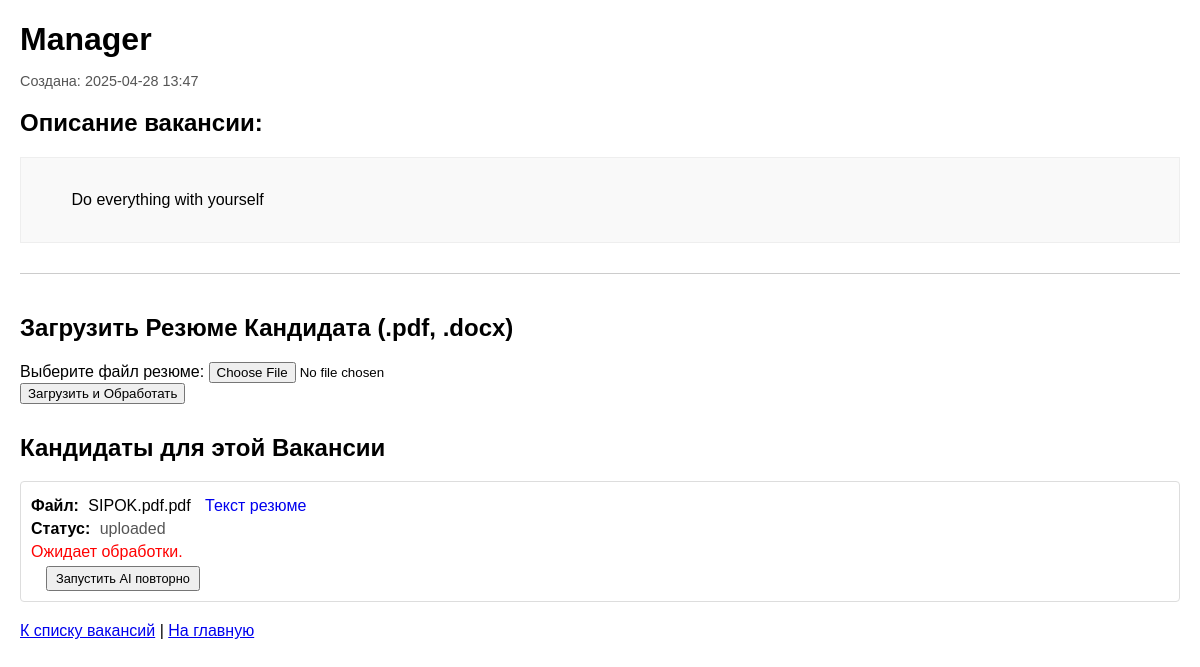
The app's page /jobs/2 (signed in), older data.
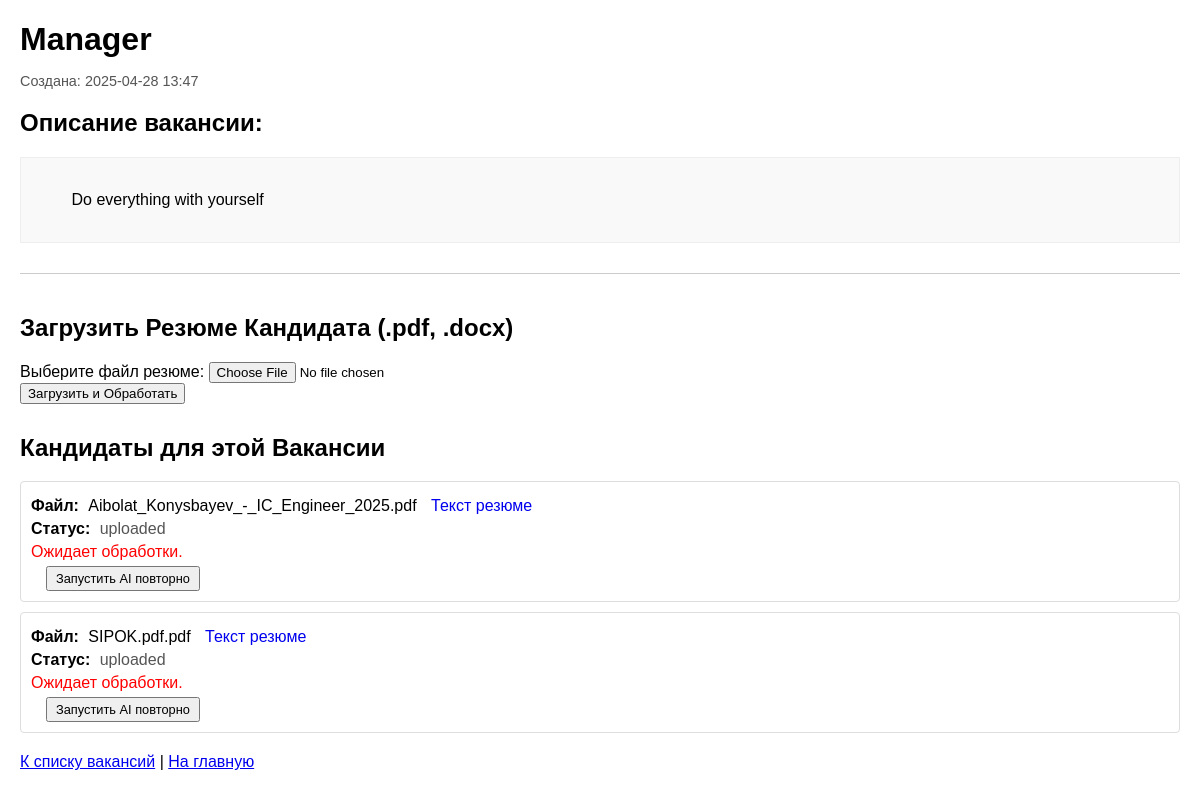
The same page, newer data.
### app.py (models this page shows, shortened)
class Candidate(db.Model):
    id = db.Column(db.Integer, primary_key=True)
    vacancy_id = db.Column(db.Integer, db.ForeignKey('vacancy.id'), nullable=False)
    original_filename = db.Column(db.String(255), nullable=False)
    storage_path = db.Column(db.String(255), nullable=True)
    extracted_text = db.Column(db.Text, nullable=True)
    ai_score = db.Column(db.Float, nullable=True)
    keywords = db.Column(db.Text, nullable=True)
    status = db.Column(db.String(50), nullable=False, default='uploaded')
    created_at = db.Column(db.DateTime, nullable=False, default=datetime.utcnow)

### app.py (the view)
@app.route('/jobs/<int:job_id>')
@login_required
def view_job(job_id):
    job = Vacancy.query.get_or_404(job_id)
    if job.user_id != current_user.id:
        abort(403)
    candidates = job.candidates # Получаем список кандидатов
    return render_template('view_job.html', job=job, user=current_user, candidates=candidates)

### app.py (called while the page is built)
@login_manager.user_loader
def load_user(user_id):
    return User.query.get(int(user_id))

### templates/view_job.html (shortened to what this page needs)
<!DOCTYPE html>
<html lang="ru">
<head>
</head>
<body>
    <h1>{{ job.title }}</h1>
    <p class="job-meta">
        Создана: {{ job.created_at.strftime('%Y-%m-%d %H:%M') }}
    </p>
    <h2>Описание вакансии:</h2>
    <div class="job-description">
        {{ job.description }}
    </div>
    <div style="margin-top: 30px; padding-top: 20px; border-top: 1px solid #ccc;">
        <h2>Загрузить Резюме Кандидата (.pdf, .docx)</h2>
        <form method="POST" action="{{ url_for('upload_resume', job_id=job.id) }}" enctype="multipart/form-data">
            <div>
                <label for="resume_file">Выберите файл резюме:</label>
                <input type="file" id="resume_file" name="resume_file" accept=".pdf,.docx" required>
            </div>
            <button type="submit">Загрузить и Обработать</button>
        </form>
    </div>
    <div style="margin-top: 30px;">
        <h2>Кандидаты для этой Вакансии</h2>
        {% if candidates %}
            <ul class="candidate-list">
            {% for candidate in candidates %}
                <li class="candidate-item">
                    <p><strong>Файл:</strong> {{ candidate.original_filename }}
                       {% if candidate.extracted_text %}
                           <a href="{{ url_for('view_extracted_text', candidate_id=candidate.id) }}" target="_blank" style="margin-left: 10px; text-decoration: none;">
                               Текст резюме
                           </a>
                       {% endif %}
                    </p>
                    <p><strong>Статус:</strong> <span class="status-{{ candidate.status }}">{{ candidate.status }}</span></p>
                    {% if candidate.status == 'scored' %}
                        <p style="color: green;"><strong>Оценка AI:</strong> {{ "%.2f" | format(candidate.ai_score) }}%</p>
                        {% if candidate.keywords %}
                            {% set keywords_list = candidate.keywords | from_json %}
                            <p><strong>Ключевые слова:</strong>
                                {% if keywords_list and (keywords_list is iterable) and (keywords_list is not string) %}
                                    {{ keywords_list | join(', ') }}
                                {% else %}
                                    Не выделены AI или ошибка формата.
                                {% endif %}
                            </p>
                        {% endif %}
                    {% elif 'failed' in candidate.status or candidate.status in ['uploaded', 'processing'] %}
                         <p style="color: red;">
                            {% if candidate.keywords and 'failed' in candidate.status and candidate.keywords is string %}
                                Детали: {{ candidate.keywords }}
                            {% elif candidate.status == 'uploaded' %}
                                Ожидает обработки.
                            {% elif candidate.status == 'processing' %}
                                В процессе обработки...
                            {% else %}
                                См. логи сервера для деталей ошибки.
                            {% endif %}
                         </p>
                    {% endif %}
                    {% if candidate.status != 'processing' and candidate.status != 'scored' %}
                       <form method="POST" action="{{ url_for('rescreen_candidate', candidate_id=candidate.id) }}" style="display: inline-block; margin-left: 15px;">
                           <button type="submit" style="padding: 3px 8px; font-size: 0.8em; cursor: pointer;">
                               Запустить AI повторно
                           </button>
                       </form>
                    {% endif %}
                </li>
            {% endfor %}
            </ul>
        {% else %}
            <p class="no-jobs">Кандидатов пока нет.</p>
        {% endif %}
    </div>
    <p style="margin-top: 20px;">
        <a href="{{ url_for('list_jobs') }}">К списку вакансий</a>
         |
        <a href="{{ url_for('index') }}">На главную</a>
    </p>
</body>
</html>

Row changes from the older to the newer data that the page shows:
added Candidate: original_filename "Aibolat_Konysbayev_-_IC_Engineer_2025.pdf", status "uploaded", shows "Ожидает обработки."
